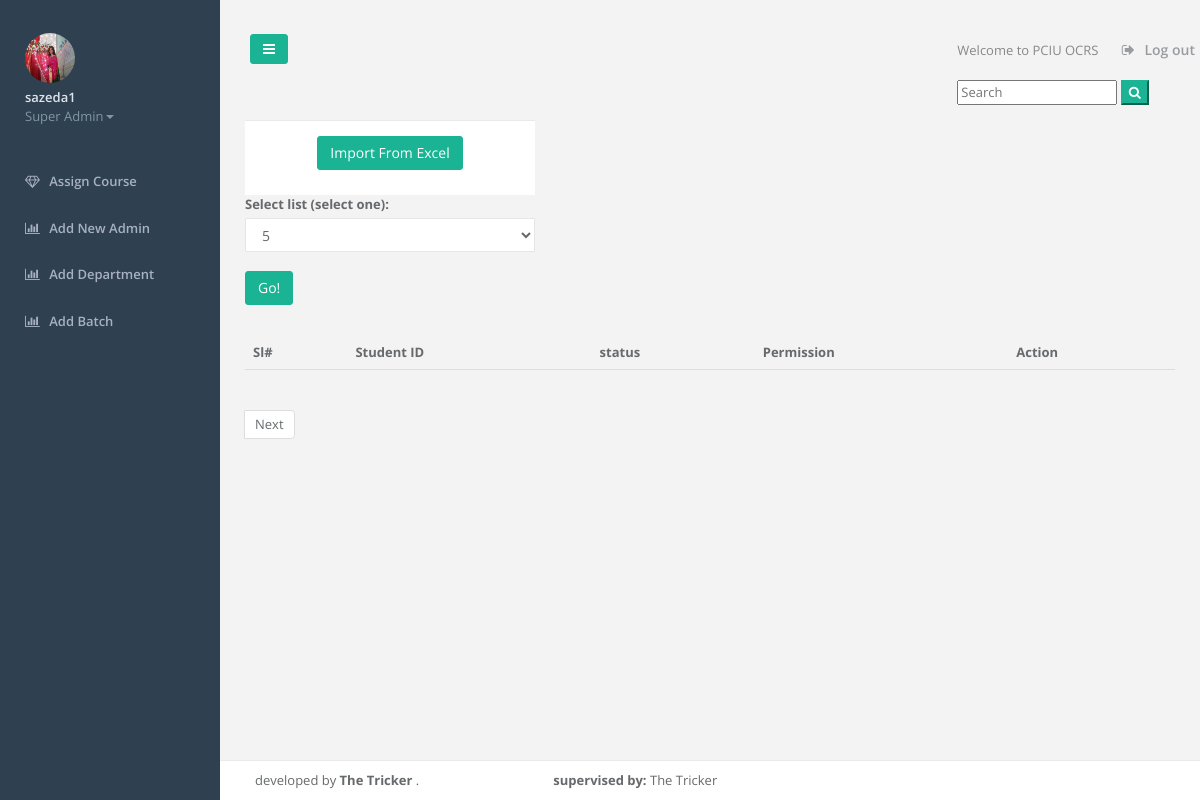
Screenshot of /views/accounts.php (signed in) with the database file from the repository.
### tables this page shows
CREATE TABLE `superadmindetails` (
  `name` varchar(30) NOT NULL,
  `email` varchar(30) NOT NULL,
  `phnnumber` int(20) NOT NULL,
  `image` varchar(255) NOT NULL
);

### src/koli/SuperAdminProfile.php (called while the page is built, shortened)
<?php
class SuperAdminProfile extends Db
{
    public function prepare($data=array()){
        return $this;
    }
    public function view()
    {
        $query="SELECT * FROM `superadmindetails`";
        $result=mysqli_query($this->conn,$query);
        $row=mysqli_fetch_assoc($result);
        return $row;
    }
}

### src/koli/Db.php (called while the page is built, shortened)
<?php
class Db{
    public function __construct()
    {
        $this->conn=mysqli_connect("localhost","root","","ors") or die("database not connected");
    }
}

### views/SuperAdminnavigation.php (the view, shortened to what this page needs)
<?php
$updatedata= new SuperAdminProfile();
$updatedataprofile=$updatedata->prepare($_POST)->view();
?>
<nav class="navbar-default navbar-static-side" role="navigation">
    <div class="sidebar-collapse">
        <ul class="nav metismenu" id="side-menu">
            <li class="nav-header">
                <div class="dropdown profile-element"> <span>
                            <img alt="image" class="img-circle" src="../resource/images/<?php echo $updatedataprofile["image"]?>" width="50px" height="50px;"/>
                             </span>
                    <a data-toggle="dropdown" class="dropdown-toggle" href="#">
                            <span class="clear"> <span class="block m-t-xs"> <strong class="font-bold" id="tt">
                                        <?php echo $updatedataprofile["name"]?></strong>
                             </span> <span class="text-muted text-xs block">Super Admin<b class="caret"></b></span> </span> </a>
                </div>
            </li>
            <li>
                <a href="assigncourse.php"><i class="fa fa-diamond"></i> <span class="nav-label">Assign Course</span></a>
            </li>
            <li>
                <a href="assignadmin.php"><i class="fa fa-bar-chart-o"></i> <span class="nav-label">Add New Admin</span></a>
            </li>
            <li>
                <a href="addDepartment.php"><i class="fa fa-bar-chart-o"></i> <span class="nav-label">Add Department</span></a>
            </li>
            <li>
                <a href="addBatch.php"><i class="fa fa-bar-chart-o"></i> <span class="nav-label">Add Batch</span></a>
            </li>
        </ul>
    </div>
</nav>

### rows the page displays
superadmindetails: image (picture), name "sazeda1"
